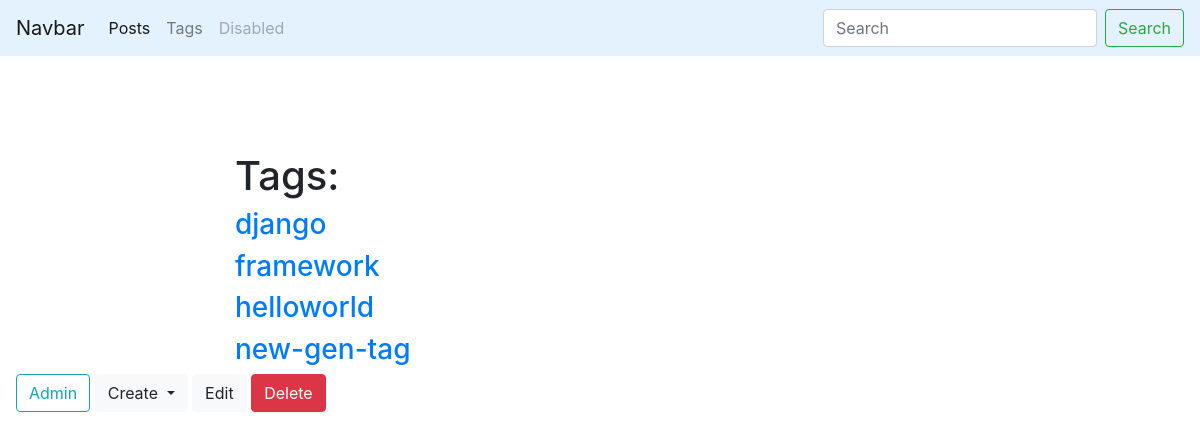
The app's page /blog/tags/ (signed in) with its own data.
### blog/models.py (models this page shows, shortened)
class Tag(models.Model):
    title = models.CharField(max_length=50)
    slug = models.SlugField(max_length=50, unique=True)
    def get_absolute_url(self):
        return reverse('tag_details_url', kwargs={'slug': self.slug})

### blog/views.py (the view)
# urls.py: path('tags/', tags_list, name='tags_list_url'),
def tags_list(request):
    tags = Tag.objects.all()
    return render(request, 'blog/tags_list.html', context={'tags': tags})

### blog/templates/blog/tags_list.html (shortened to what this page needs)
{% extends 'blog/blog_base.html' %}
{% block content %}
    <h1 class="mt-5">
        Tags:
    </h1>
    {% for tag in tags %}
        <h3><a href="{{ tag.get_absolute_url }}">{{ tag.title }}</a></h3>
    {% endfor %}
{% endblock %}

### records on screen
Tag: title "django"
Tag: title "framework"
Tag: title "helloworld"
Tag: title "new-gen-tag"
